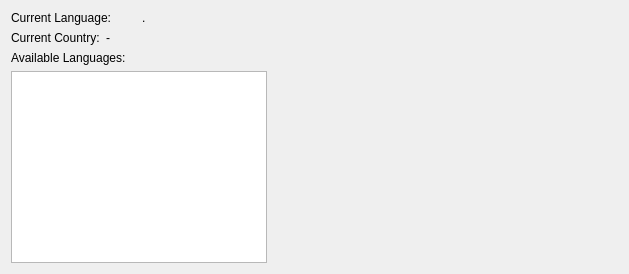
     <widget class="QWidget" name="page_1">
      <layout class="QGridLayout" name="gridLayout_2">
       <item row="0" column="0">
        <layout class="QHBoxLayout" name="horizontalLayout_19">
         <item>
          <widget class="QLabel" name="label_11">
           <property name="sizePolicy">
            <sizepolicy hsizetype="Minimum" vsizetype="Fixed">
             <horstretch>0</horstretch>
             <verstretch>0</verstretch>
            </sizepolicy>
           </property>
           <property name="text">
            <string>Current Language:</string>
           </property>
          </widget>
         </item>
         <item>
          <widget class="QLabel" name="curLanguageLineEdit">
           <property name="text">
            <string>.</string>
           </property>
          </widget>
         </item>
        </layout>
       </item>
       <item row="1" column="0">
        <layout class="QHBoxLayout" name="horizontalLayout_21">
         <item>
          <widget class="QLabel" name="label_19">
           <property name="sizePolicy">
            <sizepolicy hsizetype="Minimum" vsizetype="Fixed">
             <horstretch>0</horstretch>
             <verstretch>0</verstretch>
            </sizepolicy>
           </property>
           <property name="text">
            <string>Current Country:</string>
           </property>
          </widget>
         </item>
         <item>
          <widget class="QLabel" name="countryCodeLabel">
           <property name="sizePolicy">
            <sizepolicy hsizetype="MinimumExpanding" vsizetype="Fixed">
             <horstretch>0</horstretch>
             <verstretch>0</verstretch>
            </sizepolicy>
           </property>
           <property name="text">
            <string>-</string>
           </property>
          </widget>
         </item>
        </layout>
       </item>
       <item row="2" column="0">
        <widget class="QLabel" name="label_12">
         <property name="sizePolicy">
          <sizepolicy hsizetype="Minimum" vsizetype="Fixed">
           <horstretch>0</horstretch>
           <verstretch>0</verstretch>
          </sizepolicy>
         </property>
         <property name="text">
          <string>Available Languages:</string>
         </property>
        </widget>
       </item>
       <item row="3" column="0">
        <widget class="QListWidget" name="languagesListWidget"/>
       </item>
       <item row="3" column="1">
        <spacer name="horizontalSpacer">
         <property name="orientation">
          <enum>Qt::Horizontal</enum>
         </property>
         <property name="sizeHint" stdset="0">
          <size>
           <width>351</width>
           <height>20</height>
          </size>
         </property>
        </spacer>
       </item>
      </layout>
     </widget>
